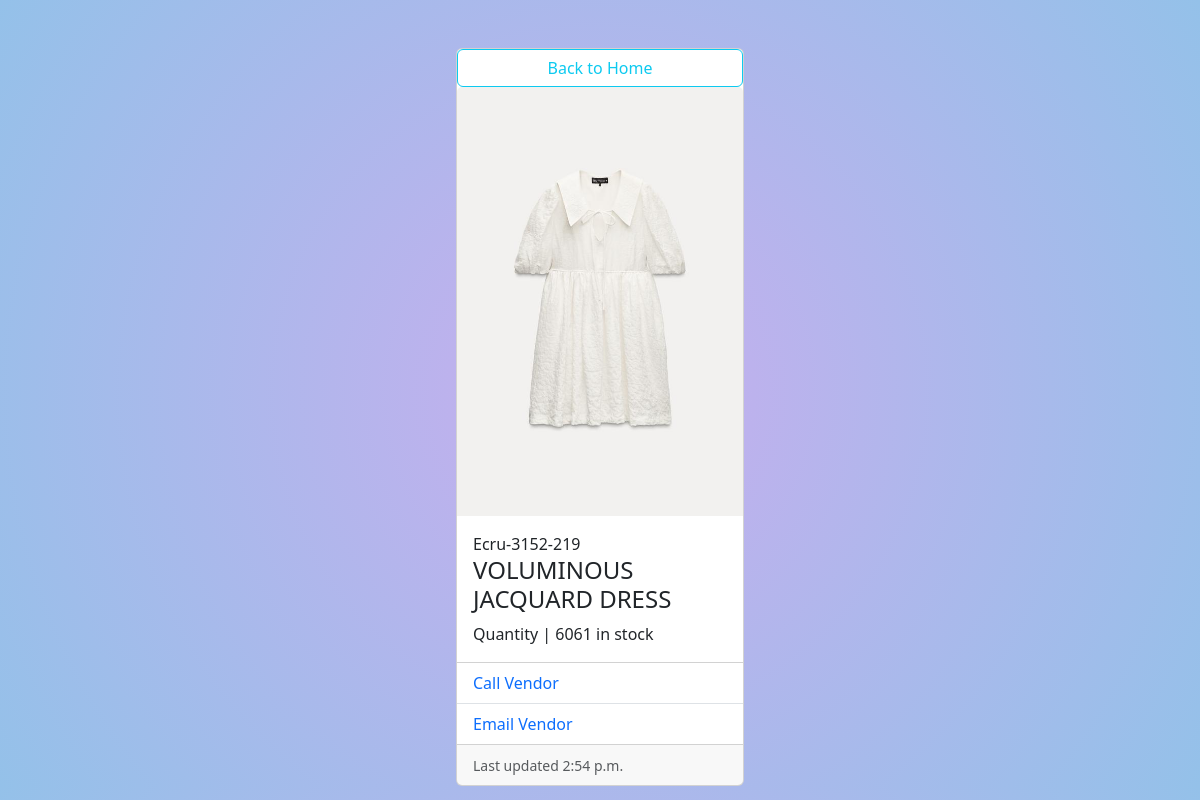
Page /inventory/5/ on the committed database.
### inventory/models.py (models this page shows, shortened)
class Inventory(models.Model):
    item_name = models.CharField(max_length=100)
    serial_num = models.CharField(max_length=100, unique=True)
    photo = models.ImageField(upload_to='images')
    quantity = models.PositiveSmallIntegerField()
    vendor_email = models.EmailField(max_length=100, unique=True)
    vendor_phone = models.CharField(max_length=12, blank=True)
    created_at = models.DateTimeField(auto_now_add=True)
    updated_at = models.DateTimeField(auto_now=True)

### inventory/views.py (the view)
# urls.py: path('<int:pk>/', views.inventory_detail, name='inventory_detail'),
def inventory_detail(request, pk):
    inventory = get_object_or_404(Inventory, pk=pk)
    context = {
        'AnInventory' : inventory
    }
    return render(request, 'inventory_detail.html', context)

### templates/inventory_detail.html (shortened to what this page needs)
{% load static %}
<!DOCTYPE html>
<html lang="en">
<head>
    <link href="https://cdn.jsdelivr.net/npm/bootstrap@5.3.3/dist/css/bootstrap.min.css" rel="stylesheet">
    <link rel="stylesheet" href="{% static 'css/styles.css' %}">
</head>
<body class="detail">
    <div class="container pt-5">
        <div class="card mx-auto" style="width: 18rem;">
            <a href="{% url 'home' %}" class="btn btn-outline-info">Back to Home</a>
            <img class="card-img-top" src="{{ AnInventory.photo.url }}" alt="inventory phoro">
            <div class="card-body">
                <p class="card-text m-0">{{ AnInventory.serial_num }}</p>
                <h4 class="card-title">{{ AnInventory.item_name }}</h4>
                <p class="card-text">Quantity | {{ AnInventory.quantity }} in stock</p>
            </div>
            <ul class="list-group list-group-flush">
                <li class="list-group-item"><a href="tel:{{ AnInventory.vendor_phone }}" rel="noopener" target="_blank">Call Vendor</a></li>
                <li class="list-group-item"><a href="mailto:{{ AnInventory.vendor_email }}" rel="noopener" target="_blank" >Email Vendor</a></li>
            </ul>
            <div class="card-footer">
                <small class="text-muted">Last updated  {{ AnInventory.updated_at.time }}</small>
            </div>
        </div>
    </div>
</body>
</html>

### mysite/static/css/styles.css (style rules this page uses)
.detail { background: rgb(199,174,238); background: radial-gradient(circle, rgba(199,174,238,1) 0%, rgba(148,193,233,1) 100%); }
a { text-decoration: none; }

### rows in the picture
Inventory: photo (picture), serial_num "Ecru-3152-219", item_name "VOLUMINOUS JACQUARD DRESS", quantity "6061", updated_at.time "2:54 p.m."
